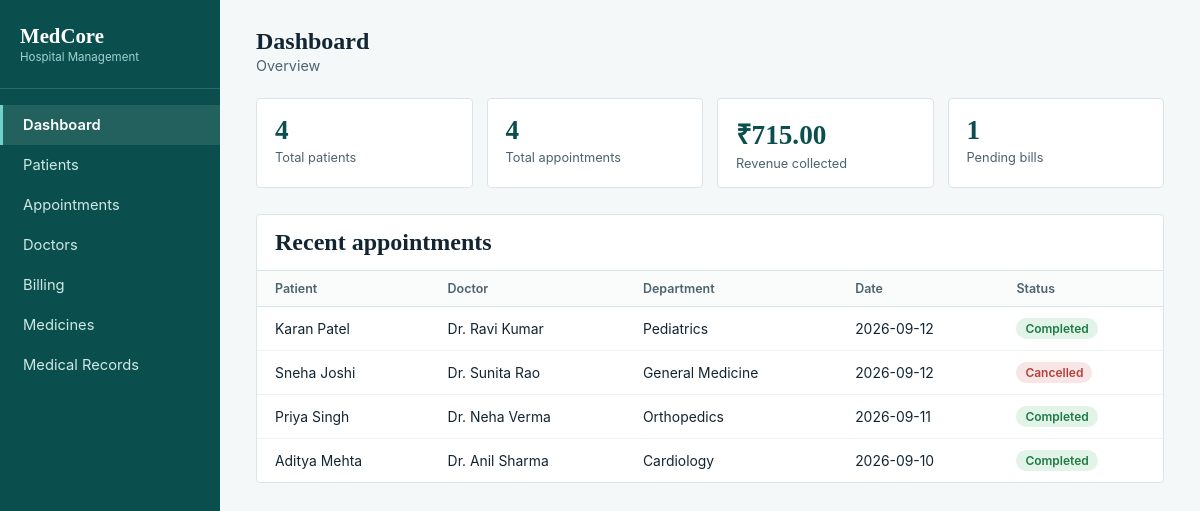
The page / on the database its author committed.
### tables this page shows
CREATE TABLE APPOINTMENT (
    Appointment_ID   INT PRIMARY KEY,
    Patient_ID       INT,
    Doctor_ID        INT,
    Appointment_Date DATE NOT NULL,
    Appointment_Time TIME NOT NULL,
    Status           VARCHAR(20) DEFAULT 'Scheduled',
    Reason           VARCHAR(255),
    FOREIGN KEY (Patient_ID) REFERENCES PATIENT(Patient_ID),
    FOREIGN KEY (Doctor_ID) REFERENCES DOCTOR(Doctor_ID)
);

CREATE TABLE DOCTOR (
    Doctor_ID       INT PRIMARY KEY,
    Department_ID   INT,
    Doctor_Name     VARCHAR(100) NOT NULL,
    Specialization  VARCHAR(100),
    Phone           VARCHAR(15),
    Email           VARCHAR(100),
    FOREIGN KEY (Department_ID) REFERENCES DEPARTMENT(Department_ID)
);

CREATE TABLE DEPARTMENT (
    Department_ID   INT PRIMARY KEY,
    Department_Name VARCHAR(100) NOT NULL,
    Location        VARCHAR(100),
    Contact_Number  VARCHAR(15)
);

### index.php (the view, shortened to what this page needs)
<?php
$total_patients = mysqli_fetch_assoc(mysqli_query($conn, "SELECT COUNT(*) AS c FROM PATIENT"))['c'];
$today_appts    = mysqli_fetch_assoc(mysqli_query($conn, "SELECT COUNT(*) AS c FROM APPOINTMENT"))['c'];
$revenue        = mysqli_fetch_assoc(mysqli_query($conn, "SELECT IFNULL(SUM(Total_Amount),0) AS c FROM BILL WHERE Payment_Status='Paid'"))['c'];
$pending_bills  = mysqli_fetch_assoc(mysqli_query($conn, "SELECT COUNT(*) AS c FROM BILL WHERE Payment_Status='Pending'"))['c'];
$sql = "SELECT CONCAT(p.First_Name,' ',p.Last_Name) AS Patient_Name, d.Doctor_Name, dept.Department_Name,
               a.Appointment_Date, a.Status
        FROM APPOINTMENT a
        JOIN PATIENT p ON a.Patient_ID = p.Patient_ID
        JOIN DOCTOR d ON a.Doctor_ID = d.Doctor_ID
        JOIN DEPARTMENT dept ON d.Department_ID = dept.Department_ID
        ORDER BY a.Appointment_Date DESC LIMIT 5";
$recent = mysqli_query($conn, $sql);
?>
<!DOCTYPE html>
<html>
<head>
<link rel="stylesheet" href="css/style.css">
</head>
<body>
<div class="app">
  <aside class="sidebar">
    <div class="brand"><h1>MedCore</h1><span>Hospital Management</span></div>
    <nav>
      <a href="index.php" class="active">Dashboard</a>
      <a href="patients.php">Patients</a>
      <a href="appointments.php">Appointments</a>
      <a href="doctors.php">Doctors</a>
      <a href="billing.php">Billing</a>
      <a href="medicines.php">Medicines</a>
      <a href="medical_records.php">Medical Records</a>
    </nav>
  </aside>
  <main>
    <div class="topbar"><div><h2>Dashboard</h2><p>Overview</p></div></div>
    <div class="stat-row">
      <div class="stat"><div class="num"><?= $total_patients ?></div><div class="label">Total patients</div></div>
      <div class="stat"><div class="num"><?= $today_appts ?></div><div class="label">Total appointments</div></div>
      <div class="stat"><div class="num">₹<?= number_format($revenue,2) ?></div><div class="label">Revenue collected</div></div>
      <div class="stat"><div class="num"><?= $pending_bills ?></div><div class="label">Pending bills</div></div>
    </div>
    <div class="panel">
      <div class="panel-head"><h2>Recent appointments</h2></div>
      <table>
        <tr><th>Patient</th><th>Doctor</th><th>Department</th><th>Date</th><th>Status</th></tr>
        <?php while ($row = mysqli_fetch_assoc($recent)): ?>
          <tr>
            <td><?= $row['Patient_Name'] ?></td>
            <td><?= $row['Doctor_Name'] ?></td>
            <td><?= $row['Department_Name'] ?></td>
            <td><?= $row['Appointment_Date'] ?></td>
            <td><span class="badge b-<?= strtolower($row['Status']) ?>"><?= $row['Status'] ?></span></td>
          </tr>
        <?php endwhile; ?>
      </table>
    </div>
  </main>
</div>
</body>
</html>

### css/style.css (style rules this page uses)
:root { --ink:#132532; --ink-soft:#4b6270; --line:#dbe4e8; --bg:#f4f8f9; --panel:#ffffff; --teal:#0f6e6b; --teal-deep:#0a4f4d; --amber:#c17a1f; --red:#b3413b; --radius:4px; }
* { box-sizing:border-box; }
body { margin:0;font-family:-apple-system,Helvetica,Arial,sans-serif;background:var(--bg);color:var(--ink); }
h1,h2 { font-family:Georgia,serif;margin:0; }
.app { display:flex;min-height:100vh; }
.sidebar { width:220px;background:var(--teal-deep);color:#dff1ef;padding:24px 0; }
.brand { padding:0 20px 24px 20px;border-bottom:1px solid rgba(255,255,255,.14);margin-bottom:16px; }
.brand h1 { color:#fff;font-size:1.3rem; }
.brand span { display:block;font-size:.72rem;color:#9fd3cf;margin-top:2px; }
nav a { display:block;padding:11px 20px;color:#cfe8e5;text-decoration:none;font-size:.92rem;border-left:3px solid transparent; }
nav a.active { background:rgba(255,255,255,.1);border-left:3px solid #6fd3cb;color:#fff;font-weight:600; }
main { flex:1;padding:28px 36px; }
.topbar { display:flex;justify-content:space-between;align-items:baseline;margin-bottom:24px;flex-wrap:wrap;gap:8px; }
.topbar p { margin:2px 0 0;color:var(--ink-soft);font-size:.9rem; }
.panel { background:var(--panel);border:1px solid var(--line);border-radius:var(--radius);margin-bottom:22px;overflow-x:auto; }
.panel-head { display:flex;justify-content:space-between;align-items:center;padding:14px 18px;border-bottom:1px solid var(--line); }
table { width:100%;border-collapse:collapse;font-size:.87rem;min-width:600px; }
th { text-align:left;padding:10px 18px;color:var(--ink-soft);font-weight:600;border-bottom:1px solid var(--line);background:#fafcfc;font-size:.78rem; }
td { padding:11px 18px;border-bottom:1px solid #edf2f3; }
tr:last-child td { border-bottom:none; }
.badge { display:inline-block;padding:3px 9px;border-radius:20px;font-size:.75rem;font-weight:600; }
.b-completed { background:#e2f3e8;color:#1f7a45; }
.b-cancelled { background:#f7e6e5;color:var(--red); }

### index.php (style rules this page uses)
.stat-row { display:grid;grid-template-columns:repeat(4,1fr);gap:14px;margin-bottom:26px; }
.stat { background:var(--panel);border:1px solid var(--line);border-radius:var(--radius);padding:16px 18px; }
.stat .num { font-size:1.7rem;font-weight:700;color:var(--teal-deep);font-family:Georgia,serif; }
.stat .label { font-size:.8rem;color:var(--ink-soft);margin-top:4px; }

### rows shown on the page
appointment: Patient_Name "Karan Patel", Doctor_ID.Doctor_Name "Dr. Ravi Kumar", department.Department_Name "Pediatrics", Appointment_Date "2026-09-12", Status "Completed"
appointment: Patient_Name "Sneha Joshi", Doctor_ID.Doctor_Name "Dr. Sunita Rao", department.Department_Name "General Medicine", Appointment_Date "2026-09-12", Status "Cancelled"
appointment: Patient_Name "Priya Singh", Doctor_ID.Doctor_Name "Dr. Neha Verma", department.Department_Name "Orthopedics", Appointment_Date "2026-09-11", Status "Completed"
appointment: Patient_Name "Aditya Mehta", Doctor_ID.Doctor_Name "Dr. Anil Sharma", department.Department_Name "Cardiology", Appointment_Date "2026-09-10", Status "Completed"

### other values the page prints
$total_patients "4"
$today_appts "4"
$revenue "715.00"
$pending_bills "1"
